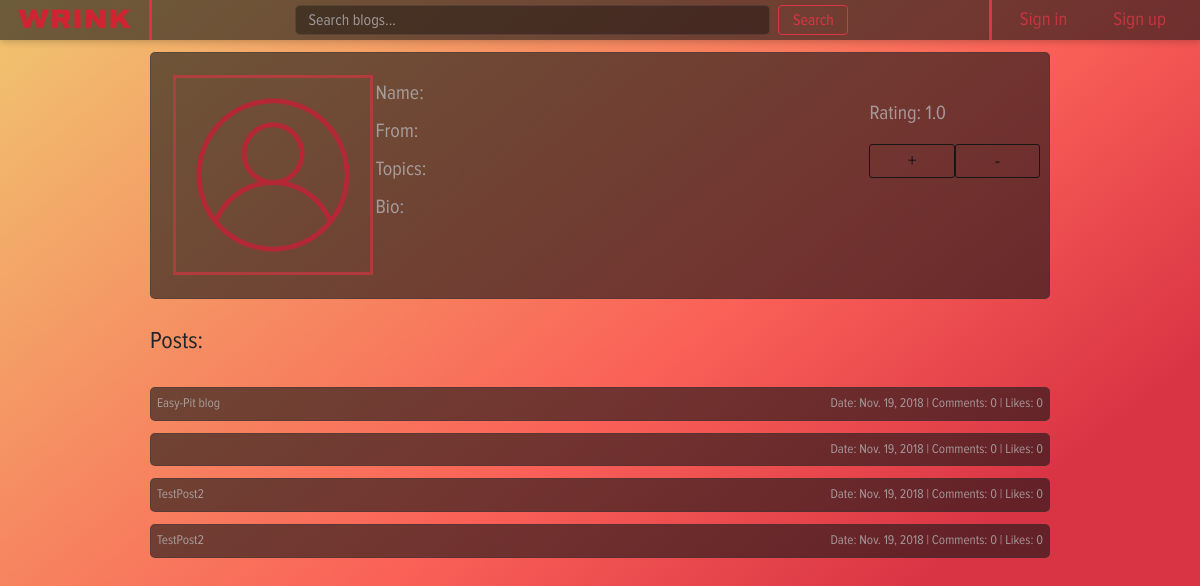
Page /profile/8 on the earlier database version.
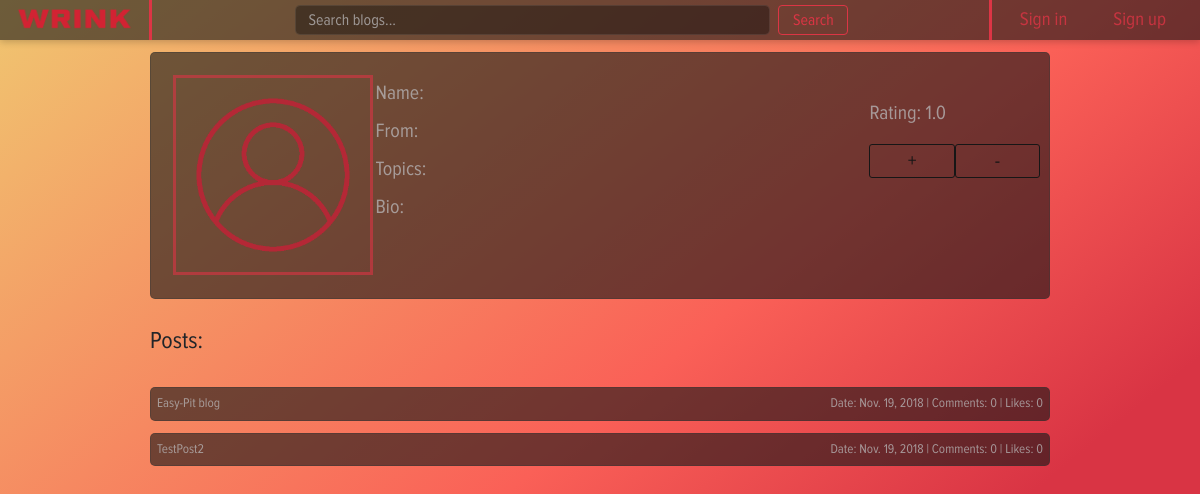
Same page on the later database version.
### post/models.py (models this page shows)
class Post(models.Model):
    title = models.CharField(max_length=100, blank=True)
    body = FroalaField(theme='dark')
    date = models.DateField(blank=True)
    author = models.ForeignKey(User, on_delete=models.CASCADE)
    voters = models.ManyToManyField(Profile)
    likes = models.IntegerField(default=0, blank=True)
    def get_absolute_url(self):
        return reverse_lazy('post_page', kwargs={'post_id': self.id})

### user_profile/views.py (the view, shortened to what this page needs)
# urls.py: re_path(r'^(?P<profile_id>\d+)$', views.profile_page, name='profile_page'),
def profile_page(request, profile_id):
    context = authenticated(request)
    user_profile = request.user
    try:
        profile = Profile.objects.get(pk=profile_id)
        user_profile = profile.user
        context['posts'] = Post.objects.filter(author=user_profile)
    except ObjectDoesNotExist:
        return redirect('home_page')
    context['user_profile'] = user_profile
    context['rating'] = count_rating(user_profile)
    return render(request, 'profile/profile_page.html', context)

### home/views.py (called while the page is built)
def check_authentication(request):
    context = dict()
    context['authenticated'] = request.user.is_authenticated
    if context['authenticated']:
        context['user'] = request.user
    return context

### user_profile/views.py (called while the page is built)
def count_rating(user):
    try:
        rating = user.profile.likes / user.profile.voters.count()
    except ZeroDivisionError:
        rating = 1.0
    return rating

### user_profile/templates/profile/profile_page.html (shortened to what this page needs)
{% extends "wrapper.html" %}
{% block style %}
    <link rel="stylesheet" href="/static/css/profile_style.css">
{% endblock %}
{% block content %}
    <div class="row">
        <div class="column" style="width: 25%;">
            <img src="/static/images/account.png" id="photo" alt="photo">
        </div>
        <div class="column">
            <div style="margin-top: 5%;">
                <label class="label">Name: {{ user_profile.first_name }}</label>
            </div>
            <div>
                <label class="label">From: {{ user_profile.profile.location }}</label>
            </div>
            <div>
                <label class="label">Topics: {{ user_profile.profile.topics }}</label>
            </div>
            <div>
                <label class="label">Bio: {{ user_profile.profile.bio }}</label>
            </div>
        </div>
        <div class="column" style="width: 20%;">
            <div style="margin-top: 25%;">
                <label class="label">Rating: {{ rating }}</label>
                <div style="margin-right: 5%;">
                    <form action="" method="post">{% csrf_token %}
                        <button type="submit" class="postButton" name="plus">+</button>
                    </form>
                    <form action="" method="post">{% csrf_token %}
                        <button type="submit" class="minusButton" name="minus">-</button>
                    </form>
                </div>
            </div>
        </div>
    </div>
    <div class="row" id="breaker">
        <p>
            Posts:
        </p>
    </div>
    {% if posts %}
        {% for post in posts %}
            <div class="row" id="postLine">
                <a href="{{ post.get_absolute_url }}" id="post">{{ post.title }}</a>
                <span class="info">
                    <span class="infoElement">Date: {{ post.date }}</span> |
                    <span class="infoElement">Comments: {{ post.comment_set.count }}</span> |
                    <span class="infoElement">Likes: {{ post.likes }}</span>
                </span>
            </div>
        {% endfor %}
    {% else %}
        <div class="row" id="breaker">
            <p>
                There is no any post yet...
            </p>
        </div>
    {% endif %}
{% endblock %}

Differences in the rows shown:
removed Post: date "Nov. 19, 2018", comment_set.count "0", likes "0"
removed Post: title "TestPost2", date "Nov. 19, 2018", comment_set.count "0", likes "0"
